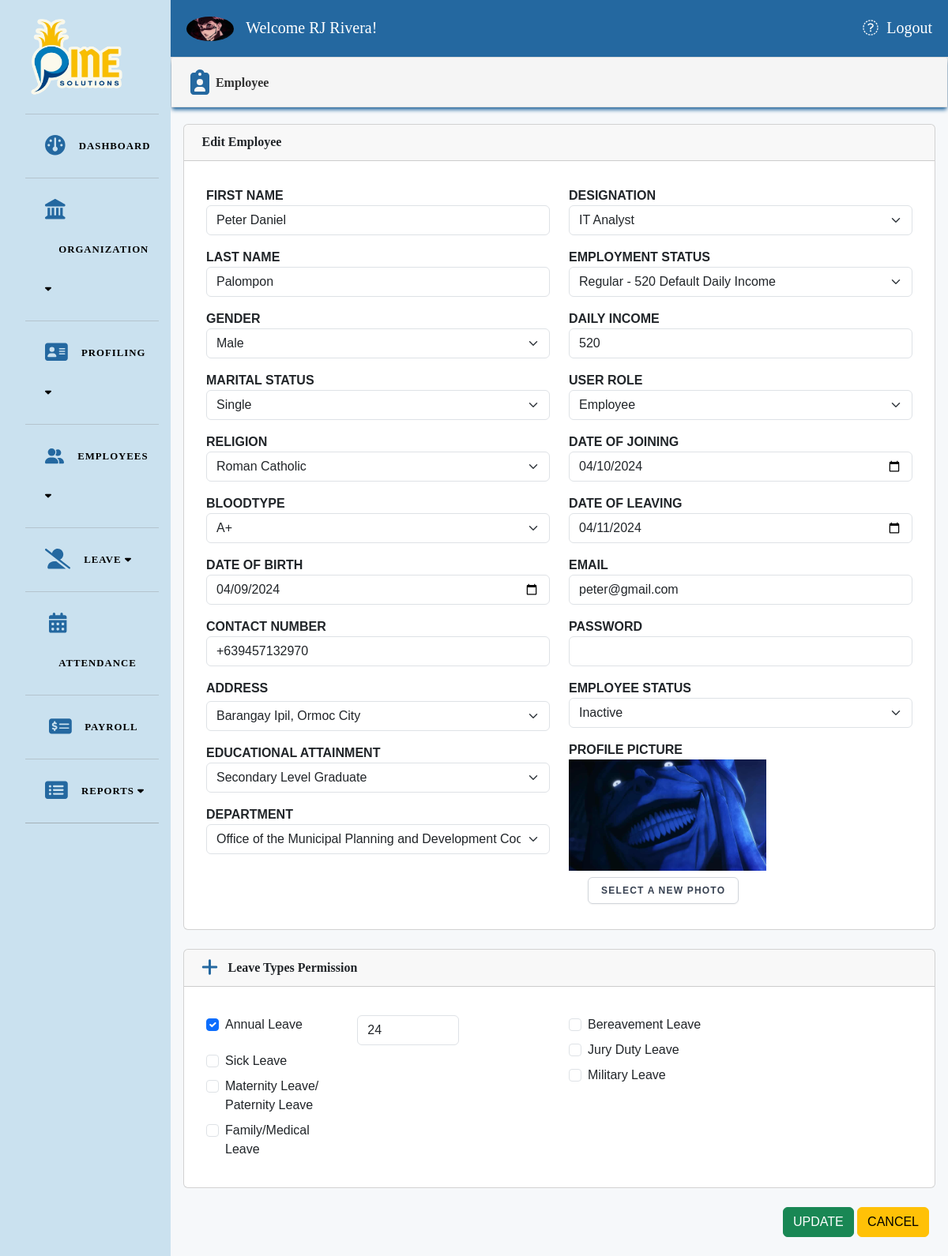
Screenshot of /em_edit.php?em_id=2 (signed in) with the database file from the repository.
### tables this page shows
CREATE TABLE `employee` (
  `em_id` int(11) NOT NULL,
  `des_id` int(11) NOT NULL,
  `dep_id` int(11) NOT NULL,
  `bt_id` int(11) NOT NULL,
  `user_id` int(11) NOT NULL,
  `es_id` int(11) NOT NULL,
  `address_id` int(11) DEFAULT NULL,
  `edu_id` int(11) DEFAULT NULL,
  `r_id` int(11) DEFAULT NULL,
  `ms_id` int(11) DEFAULT NULL,
  `first_name` varchar(128) NOT NULL,
  `last_name` varchar(128) NOT NULL,
  `employee_status` enum('Active','Inactive','On Leave') NOT NULL DEFAULT 'Active',
  `em_email` varchar(64) NOT NULL,
  `em_password` varchar(514) NOT NULL,
  `em_gender` varchar(11) NOT NULL,
  `em_phone` varchar(14) NOT NULL,
  `em_birthday` varchar(128) NOT NULL,
  `em_joining_date` date NOT NULL,
  `em_contract_end` date NOT NULL,
  `em_income` int(50) DEFAULT NULL,
  `em_profile_pic` text DEFAULT NULL
);

CREATE TABLE `employment_status` (
  `es_id` int(128) NOT NULL,
  `es_name` varchar(128) NOT NULL,
  `es_income` int(60) DEFAULT NULL
);

CREATE TABLE `leave_type` (
  `lt_id` int(11) NOT NULL,
  `lt_code` varchar(11) NOT NULL,
  `lt_name` varchar(50) NOT NULL,
  `lt_description` text NOT NULL,
  `lt_credit` float NOT NULL,
  `lt_status` tinyint(1) NOT NULL DEFAULT 1,
  `date_created` datetime NOT NULL DEFAULT current_timestamp()
);

### em_edit.php (the view, shortened to what the rows shown need)
<?php
include_once('./main.php');
?>
<?php
if (isset($_GET['em_id'])) {
  $em_id = $_GET['em_id'];
  $query = "SELECT * FROM employee WHERE em_id = $em_id";
  $result = mysqli_query($conn, $query);
  if (mysqli_num_rows($result) > 0) {
    $row = mysqli_fetch_assoc($result);
    $em_id = $row['em_id'];
    $es_id = $row['es_id'];
    $first_name = $row['first_name'];
    $last_name = $row['last_name'];
    $em_email = $row['em_email'];
    $em_gender = $row['em_gender'];
    $em_phone = $row['em_phone'];
    $em_birthday = $row['em_birthday'];
    $em_joining_date = $row['em_joining_date'];
    $em_contract_end = $row['em_contract_end'];
    $em_profile_pic = $row['em_profile_pic'];
    $employee_status = $row['employee_status'];
    $em_income = $row['em_income'];
  } else {
    echo "Employee not found";
  }
} else {
  echo "Employee ID not provided";
}
?>
<form method="post" action="" enctype="multipart/form-data">
  <div>
    <div class="card card-outline card-primary m-3 mb-4">
      <div class="card-body">
        <div class="container-fluid">
          <div class="row">
            <div class="col-6">
              <div class="form-group mb-3">
                <label for="first_name" class="fw-bold text-uppercase">First Name</label>
                <input type="text" class="form-control" placeholder="Employee's First Name" name="first_name" id="first_name" aria-describedby="addon-wrapping" required value="<?php echo isset($first_name) ? $first_name : ''; ?>">
              </div>
              <div class="form-group mb-3">
                <label for="last_name" class="fw-bold text-uppercase">Last Name</label>
                <input type="text" class="form-control" placeholder="Employee's Last Name" id="last_name" name="last_name" value="<?php echo isset($last_name) ? $last_name : ''; ?>" aria-describedby="addon-wrapping" required>
              </div>
              <div class="form-group mb-3">
                <label for="em_gender" class="fw-bold text-uppercase">Gender</label>
                <select class="form-select" id="em_gender" name="em_gender" required>
                  <option value="Male" <?php echo (isset($em_gender) && $em_gender == 'Male') ? 'selected' : ''; ?>>Male</option>
                </select>
              </div>
              <div class="form-group mb-3">
                <label for="em_birthday" class="fw-bold text-uppercase">Date of Birth</label>
                <input type="date" name="em_birthday" id="em_birthday" class="form-control" aria-describedby="addon-wrapping" required value="<?php echo isset($em_birthday) ? $em_birthday : ''; ?>">
              </div>
              <div class="form-group mb-3">
                <label for="em_phone" class="fw-bold text-uppercase">Contact Number</label>
                <input type="text" name="em_phone" id="em_phone" class="form-control" aria-describedby="addon-wrapping" required value="<?php echo isset($em_phone) ? $em_phone : ''; ?>">
              </div>
            </div>
            <div class="col-6">
              <div class="form-group mb-3">
              <label for="es_id" class="fw-bold text-uppercase">Employment Status</label>
              <select class="form-select" id="es_id" name="es_id" required>
                <?php
                $user_qry = $conn->query("SELECT * FROM employment_status ORDER BY es_name ASC");
                while ($row = $user_qry->fetch_assoc()) :
                  $es_income = $row['es_income'];
                ?>
                  <option value="<?php echo $row['es_id'] ?>" <?php echo (isset($es_id) && $es_id == $row['es_id']) ? 'selected' : '' ?>>
                    <?php echo $row['es_name'] . " - $es_income Default Daily Income"; ?>
                  </option>
                <?php endwhile; ?>
              </select>
            </div>
            <div class="form-group mb-3">
              <label for="em_income" class="fw-bold text-uppercase">Daily Income</label>
              <input type="text" class="form-control" placeholder="" id="em_income" name="em_income" aria-describedby="addon-wrapping" required value="<?php echo isset($em_income) ? $em_income : ''; ?>">
            </div>
              <div class="form-group mb-3">
                <label for="em_joining_date" class="fw-bold text-uppercase">Date of Joining</label>
                <input type="date" class="form-control" placeholder="" id="em_joining_date" name="em_joining_date" aria-describedby="addon-wrapping" required value="<?php echo isset($em_joining_date) ? $em_joining_date : ''; ?>">
              </div>
              <div class="form-group mb-3">
                <label for="em_contract_end" class="fw-bold text-uppercase">Date of Leaving</label>
                <input type="date" class="form-control" placeholder="" id="em_contract_end" name="em_contract_end" aria-describedby="addon-wrapping" value="<?php echo isset($em_contract_end) ? $em_contract_end : ''; ?>">
              </div>
              <div class="form-group mb-3">
                <label for="em_email" class="fw-bold text-uppercase">Email</label>
                <input type="email" name="em_email" id="em_email" class="form-control" aria-describedby="addon-wrapping" value="<?php echo isset($em_email) ? $em_email : ''; ?>">
              </div>
              <div class="form-group mb-3">
                <label for="employee_status" class="fw-bold text-uppercase">Employee Status</label>
                <select class="form-select" id="employee_status" name="employee_status" required>
                  <option value="Inactive" <?php echo ($employee_status === 'Inactive') ? 'selected' : ''; ?>>Inactive</option>
                </select>
              </div>
              <div class="form-group mb-3">
                <div class="mb-2">
                  <img src="../PINEHR/<?php echo substr($em_profile_pic, 3); ?>" style="width: 250px;" alt="Profile Photo" class="profile-photo">
                </div>
              </div>
            </div>
          </div>
        </div>
      </div>
    </div>
    <div>
      <div class="card card-outline card-primary m-3">
        <div class="card-body">
          <div class="container-fluid">
            <div class="row">
              <div class="col-12">
                <div class="form-group mb-3">
                  <div class="row">
                    <?php
                    $leave_types_query = $conn->query("SELECT lt.lt_id, lt.lt_name, IFNULL(elc.available_credits, lt.lt_credit) AS lt_credit FROM leave_type lt LEFT JOIN employee_leave_credits elc ON lt.lt_id = elc.lt_id AND elc.em_id = $em_id WHERE lt.lt_status = 1");
                    $total_leave_types = $leave_types_query->num_rows;
                    $leave_types_per_column = ceil($total_leave_types / 2);
                    $counter = 0;
                    while ($leave_type = $leave_types_query->fetch_assoc()) {
                      if ($counter % $leave_types_per_column == 0) {
                        echo '<div class="col-md-6">';
                      }
                      echo '<div class="row">';
                      echo '<div class="col-5">';
                      echo '<div class="form-check my-1">';
                      echo '<input type="checkbox" id="leave_type_' . $leave_type['lt_id'] . '" name="leave_type_ids[]" value="' . $leave_type['lt_id'] . '" class="form-check-input leave-type-checkbox">';
                      echo '<label for="leave_type_' . $leave_type['lt_id'] . '" class="form-check-label">' . $leave_type['lt_name'] . '</label>';
                      echo '</div>';
                      echo '</div>';
                      echo '<div class="col-4 my-1">';
                      echo '<input type="number" id="credits_' . $leave_type['lt_id'] . '" name="leave_type_credits[]" class="form-control d-none leave-type-credit" value="' . $leave_type['lt_credit'] . '">';
                      echo '</div>';
                      echo '</div>';
                      $counter++;
                      if ($counter % $leave_types_per_column == 0 || $counter == $total_leave_types) {
                        echo '</div>';
                      }
                    }
                    ?>
                  </div>
                </div>
              </div>
            </div>
          </div>
        </div>
      </div>
    </div>
</form>

### rows the page displays
employee: first_name "Peter Daniel", last_name "Palompon", em_gender "Male", em_birthday "04/09/2024", em_phone "+639457132970", es_id "Regular - 520 Default Daily Income", em_income "520", em_joining_date "04/10/2024", em_contract_end "04/11/2024", em_email "peter@gmail.com", employee_status "Inactive", em_profile_pic (picture)
leave_type: lt_name "Annual Leave", lt_credit "24"
leave_type: lt_name "Sick Leave"
leave_type: lt_name "Maternity Leave/ Paternity Leave"
leave_type: lt_name "Family/Medical Leave"
leave_type: lt_name "Bereavement Leave"
leave_type: lt_name "Jury Duty Leave"
leave_type: lt_name "Military Leave"

### other values shown
$_SESSION['s_first_name'] "RJ"
$_SESSION['s_last_name'] "Rivera"
form field ms_id "Single"
form field r_id "Roman Catholic"
form field bt_id "A+"
form field address_id "Barangay Ipil, Ormoc City"
form field edu_id "Secondary Level Graduate"
form field dep_id "Office of the Municipal Planning and Development Coordinator"
form field des_id "IT Analyst"
form field user_id "Employee"
